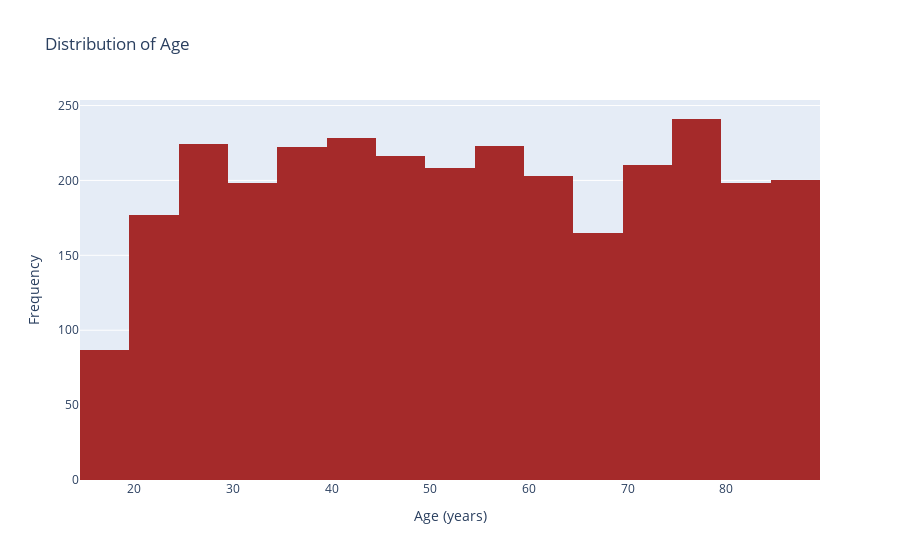

Notebook source saved alongside this figure:
### Code cell
import plotly.io as pio
pio.renderers.default = 'vscode'

plt.figure(figsize=(10,6))
sns.histplot(train_df['Age (years)'], bins=30, kde=True, color='red')
plt.title('Distribution of age')
plt.xlabel('Age (years)')
plt.ylabel('Frequency')
plt.grid(True)
plt.show()

fig = px.histogram(train_df, x = 'Age (years)', nbins=30, title='Distribution of Age', color_discrete_sequence=['brown'])
fig.update_layout(xaxis_title = 'Age (years)', yaxis_title = 'Frequency')
fig.show()

### Figure 1 — Plotly figure (JSON) as saved in the notebook; plotly's stock layout.template omitted (floating-point values rounded to 4 significant figures; data arrays with more than 128 entries replaced by an {"elided": "..."} marker saying what was removed)
{"data": [{"alignmentgroup": "True", "bingroup": "x", "hovertemplate": "Age (years)=%{x}<br>count=%{y}<extra></extra>", "legendgroup": "", "marker": {"color": "brown", "pattern": {"shape": ""}}, "name": "", "nbinsx": 30, "offsetgroup": "", "orientation": "v", "showlegend": false, "type": "histogram", "x": {"elided": "3000 int values"}, "xaxis": "x", "yaxis": "y"}], "layout": {"barmode": "relative", "legend": {"tracegroupgap": 0}, "title": {"text": "Distribution of Age"}, "xaxis": {"anchor": "y", "domain": [0, 1], "title": {"text": "Age (years)"}}, "yaxis": {"anchor": "x", "domain": [0, 1], "title": {"text": "Frequency"}}}}
